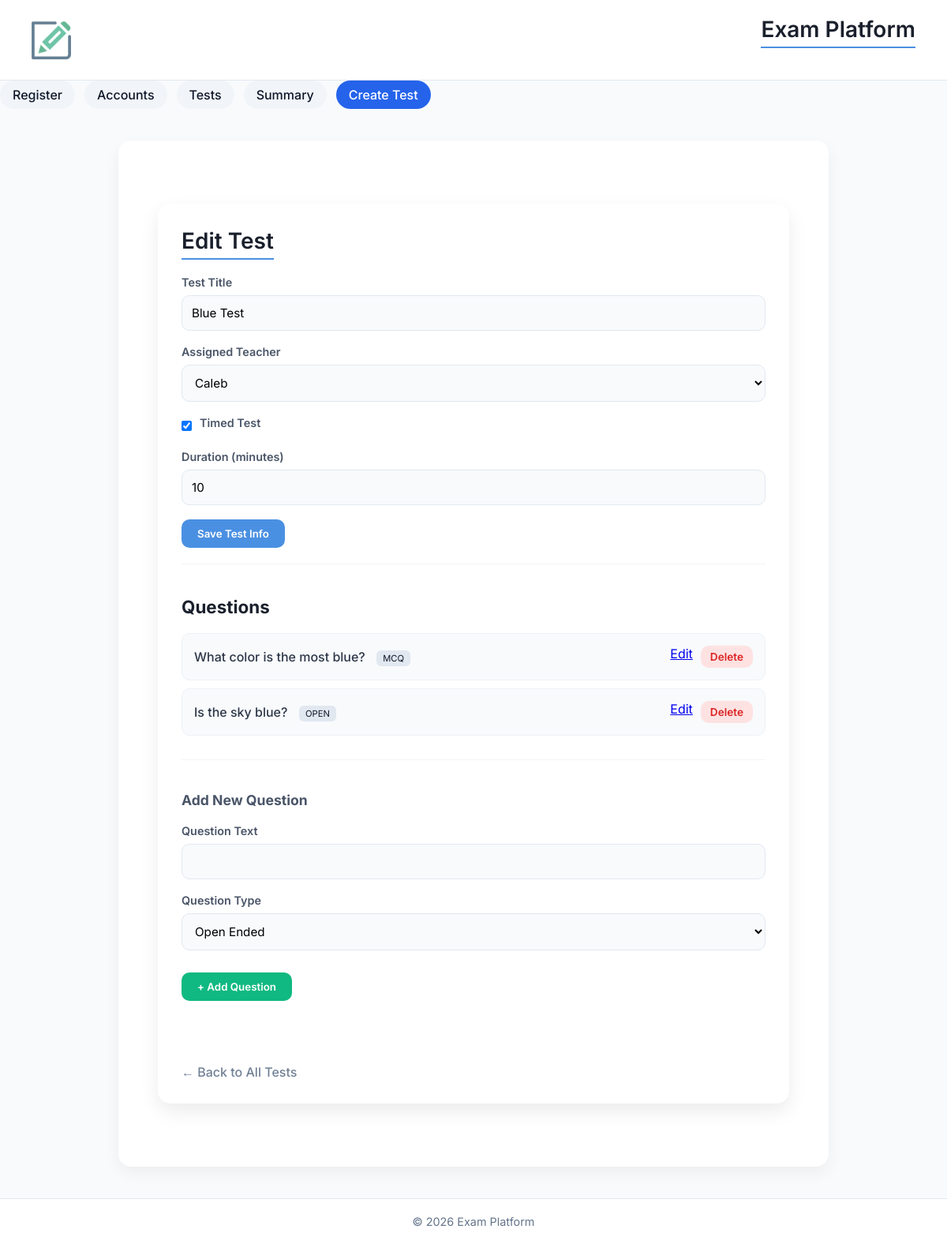
/test/1/edit, run on the app's committed database.
### app/models/test.py (models this page shows)
class Test(db.Model):
    __tablename__ = "tests"
    id = db.Column(db.Integer, primary_key=True)
    title = db.Column(db.String(255))
    teacher_id = db.Column(db.Integer, db.ForeignKey("users.id"))
    is_timed = db.Column(db.Boolean, default=False)
    duration = db.Column(db.Integer, nullable=True)
    created_at = db.Column(db.DateTime, default=db.func.current_timestamp())
    teacher = db.relationship("User", back_populates="tests_created")
    questions = db.relationship("Question", back_populates="test", lazy=True)
    submissions = db.relationship("Submission", back_populates="test", lazy="select")

### app/models/user.py (models this page shows)
class User(db.Model):
    __tablename__ = "users"
    id = db.Column(db.Integer, primary_key=True)
    name = db.Column(db.String(100))
    email = db.Column(db.String(100))
    role = db.Column(db.Enum("student", "teacher"))
    created_at = db.Column(db.DateTime, default=db.func.current_timestamp())
    submissions = db.relationship(
        "Submission",
        back_populates="student",
        foreign_keys="Submission.student_id"
    )
    graded_submissions = db.relationship(
        "Submission",
        back_populates="grader",
        foreign_keys="Submission.graded_by"
    )
    tests_created = db.relationship("Test", back_populates="teacher")

### app/models/question.py (models this page shows)
class Question(db.Model):
    __tablename__ = "questions"
    id = db.Column(db.Integer, primary_key=True)
    test_id = db.Column(db.Integer, db.ForeignKey("tests.id"))
    question_text = db.Column(db.Text)
    type = db.Column(db.Enum('open', 'mcq'), default='open')  # now supports MCQ
    option_a = db.Column(db.String(255))
    option_b = db.Column(db.String(255))
    option_c = db.Column(db.String(255))
    option_d = db.Column(db.String(255))
    correct_answer = db.Column(db.String(1))  # 'A', 'B', 'C', or 'D'
    test = db.relationship("Test", back_populates="questions")
    answers = db.relationship("Answer", back_populates="question", lazy=True)

### app/routes/routes.py (the view, shortened to what this page needs)
@bp.route("/test/<int:test_id>/edit", methods=["GET", "POST"])
def edit_test(test_id):
    test = Test.query.get_or_404(test_id)
    teachers = User.query.filter_by(role="teacher").all()
    return render_template("edit_test.html", test=test, teachers=teachers)

### app/templates/edit_test.html (shortened to what this page needs)
{% extends "base.html" %}
{% block content %}
<div class="edit-container">
    <div class="section">
        <h1>Edit Test</h1>
        <form method="POST">
            <div class="form-group">
                <label>Test Title</label>
                <input type="text" name="title" value="{{ test.title }}" required>
            </div>
            <div class="form-group">
                <label>Assigned Teacher</label>
                <select name="teacher_id" required>
                    {% for teacher in teachers %}
                    <option value="{{ teacher.id }}" {% if test.teacher_id == teacher.id %}selected{% endif %}>
                        {{ teacher.name }}
                    </option>
                    {% endfor %}
                </select>
            </div>
            <div class="form-group checkbox-group">
                <input type="checkbox" id="isTimed" name="is_timed" value="1" {% if test.is_timed %}checked{% endif %}>
                <label for="isTimed">Timed Test</label>
            </div>
            <div class="form-group duration-box" id="durationBox">
                <label>Duration (minutes)</label>
                <input type="number" name="duration" min="1" value="{{ test.duration or '' }}">
            </div>
            <button type="submit" class="btn btn-primary">Save Test Info</button>
        </form>
    </div>
    <div class="section">
        <h2>Questions</h2>
        <ul class="question-list">
            {% for question in test.questions %}
            <li class="question-item">
                <div>
                    <span class="question-text">{{ question.question_text }}</span>
                    <span class="question-type">{{ question.type }}</span>
                </div>
                <div style="display:flex; gap:10px;">
                    <a href="/question/{{ question.id }}/edit">Edit</a>
                    <form method="POST" action="/question/{{ question.id }}/delete">
                        <button type="submit" class="btn btn-delete">Delete</button>
                    </form>
                </div>
            </li>
            {% endfor %}
        </ul>
    </div>
    <div class="section">
        <h3>Add New Question</h3>
        <form method="POST" action="/test/{{ test.id }}/add_question">
            <div class="form-group">
                <label>Question Text</label>
                <input type="text" name="question_text" required>
            </div>
            <div class="form-group">
                <label>Question Type</label>
                <select name="type" id="question-type-select">
                    <option value="open">Open Ended</option>
                </select>
            </div>
            <button type="submit" class="btn btn-add">+ Add Question</button>
        </form>
    </div>
    <a href="/tests" class="back-link">← Back to All Tests</a>
</div>
{% endblock %}

### app/templates/base.html (style rules this page uses)
* { margin: 0; padding: 0; box-sizing: border-box; font-family: 'Inter', sans-serif; }
body { background: #f8fafc; color: #0f172a; min-height: 100vh; display: flex; flex-direction: column; }
h1 { font-size: 1.5rem; font-weight: 600; }
.btn { display: inline-block; padding: 10px 20px; border-radius: 10px; background: #2563eb; color: white; text-decoration: none; font-weight: 500; transition: 0.3s; }

### app/templates/edit_test.html (style rules this page uses)
.edit-container { max-width: 800px; margin: 50px auto; padding: 30px; background: #ffffff; border-radius: 16px; box-shadow: 0 10px 25px rgba(0,0,0,0.08); font-family: 'Inter', -apple-system, sans-serif; }
.section { margin-bottom: 40px; padding-bottom: 20px; border-bottom: 1px solid #f1f5f9; }
.section:last-of-type { border-bottom: none; }
h1, h2, h3 { color: #1a202c; margin-bottom: 20px; }
h1 { font-size: 1.75rem; border-bottom: 2px solid #4a90e2; display: inline-block; padding-bottom: 5px; }
h2 { font-size: 1.4rem; margin-top: 10px; }
h3 { font-size: 1.1rem; color: #4a5568; }
.form-group { margin-bottom: 18px; }
label { display: block; margin-bottom: 8px; font-weight: 600; color: #4a5568; font-size: 0.9rem; }
input[type="text"], input[type="number"], select { width: 100%; padding: 12px; border: 1px solid #e2e8f0; border-radius: 10px; font-size: 0.95rem; transition: all 0.2s; background: #f8fafc; }
.checkbox-group { display: flex; align-items: center; gap: 10px; font-weight: 500; }
.duration-box { display: none; animation: fadeIn 0.2s ease-in-out; }
.btn { padding: 10px 20px; border-radius: 10px; font-weight: 600; cursor: pointer; transition: all 0.2s; border: none; }
.btn-primary { background: #4a90e2; color: white; }
.btn-add { background: #10b981; color: white; margin-top: 10px; }
.btn-delete { background: #fee2e2; color: #dc2626; padding: 6px 12px; font-size: 0.85rem; }
.question-list { list-style: none; padding: 0; }
.question-item { background: #f8fafc; padding: 15px; border-radius: 10px; margin-bottom: 10px; display: flex; justify-content: space-between; align-items: center; border: 1px solid #edf2f7; transition: 0.2s; }
.question-text { font-weight: 500; color: #2d3748; }
.question-type { font-size: 0.7rem; background: #e2e8f0; padding: 3px 8px; border-radius: 6px; margin-left: 10px; text-transform: uppercase; }
.back-link { display: inline-block; margin-top: 20px; color: #718096; text-decoration: none; font-weight: 500; }

### data on the page
Test: title "Blue Test", teacher_id "Caleb", is_timed "☑", duration "10"
Question: question_text "What color is the most blue?", type "MCQ"
Question: question_text "Is the sky blue?", type "OPEN"
